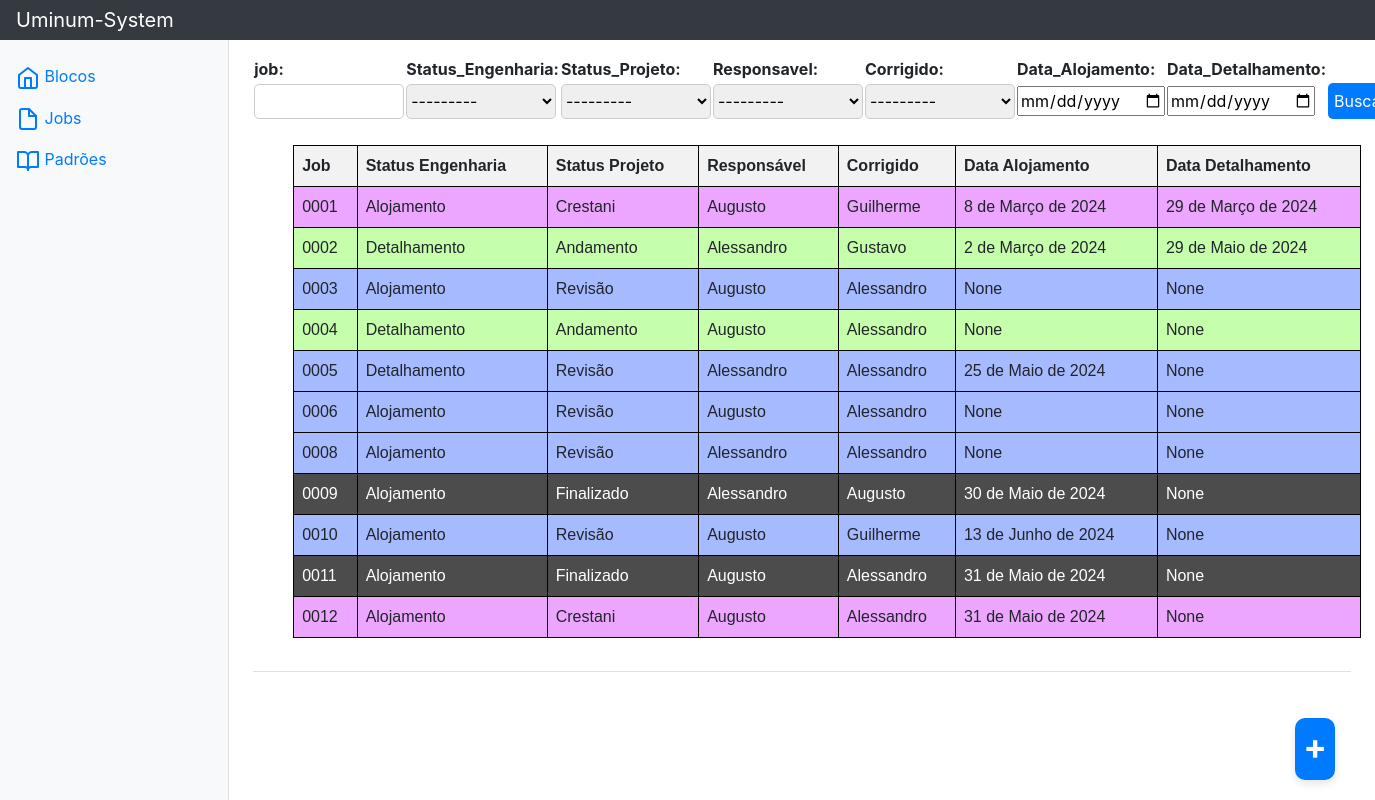
The app's page /jobs/, older data.
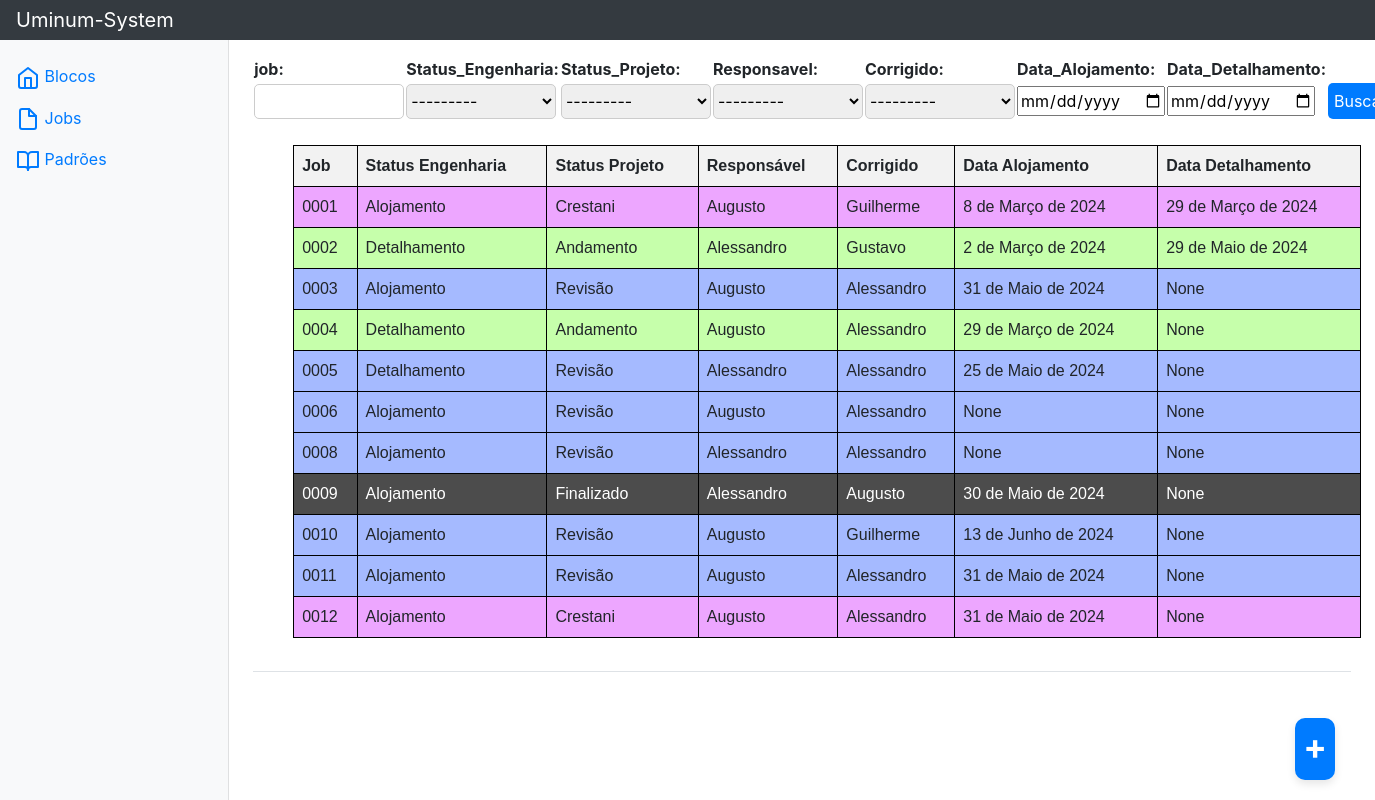
The same page, newer data.
### jobs/models.py (models this page shows, shortened)
class Jobs(models.Model):
    ID = models.AutoField(primary_key=True)
    job = models.CharField(max_length=4, blank=False, null=False)
    ALOJAMENTO = 'Alojamento'
    DETALHAMENTO = 'Detalhamento'
    STATUS_CHOICES_ENG = [
        (ALOJAMENTO, 'Alojamento'),
        (DETALHAMENTO, 'Detalhamento'),
    ]
    Status_Engenharia = models.CharField(max_length=12, choices=STATUS_CHOICES_ENG)
    ANDAMENTO = 'Andamento'
    REVISAO = 'Revisão'
    REVISAO_SUPERIOR = 'Crestani'
    FINALIZADO = 'Finalizado'
    STATUS_CHOICES_PROJ = [
        (ANDAMENTO, 'Andamento'),
        (REVISAO, 'Revisao'),
        (REVISAO_SUPERIOR, 'Revisao_Crestani'),
        (FINALIZADO, 'Finalizado'),
    ]
    Status_Projeto = models.CharField(max_length=10, choices=STATUS_CHOICES_PROJ)
    AUGUSTO = 'Augusto'
    ALESSANDRO = 'Alessandro'
    GUILHERME = 'Guilherme'
    GUSTAVO = 'Gustavo'
    STATUS_CHOICES_RESP = [
        (AUGUSTO, 'Augusto'),
        (ALESSANDRO, 'Alessandro'),
        (GUILHERME, 'Guilherme'),
        (GUSTAVO, 'Gustavo'),
    ]
    Responsavel = models.CharField(max_length=12, blank=False, null=False, choices=STATUS_CHOICES_RESP)
    Corrigido = models.CharField(max_length=12, blank=False, null=False, choices=STATUS_CHOICES_RESP)
    Data_Alojamento = models.DateField(blank=True, null=True)
    Data_Detalhamento = models.DateField(blank=True, null=True)

### jobs/views.py (the view)
# urls.py: path('', listaJobs.as_view(), name='ListaJob'),
class listaJobs(ListView):
    model = Jobs
    template_name = 'lista_jobs.html'
    context_object_name = 'job'
    def get_queryset(self):
        queryset = super().get_queryset().order_by('job')
        self.filterset = JobsFilter(self.request.GET, queryset=queryset)
        return self.filterset.qs
    def get_context_data(self, **kwargs):
        context = super().get_context_data(**kwargs)
        context['filter'] = self.filterset
        return context

### jobs/templates/lista_jobs.html (shortened to what this page needs)
{% extends "base.html" %}
{% block content %}
<body>
  <form method="GET" action="{% url 'ListaJob' %}" class="form-filter">
    <div class="filter">
      <table>
        <thead>
            <tr>
                <th class="name-filter">job:</th>
                <th class="name-filter">Status_Engenharia:</th>
                <th class="name-filter">Status_Projeto:</th>
                <th class="name-filter">Responsavel:</th>
                <th class="name-filter">Corrigido:</th>
                <th class="name-filter">Data_Alojamento:</th>
                <th class="name-filter">Data_Detalhamento:</th>
            </tr>
        </thead>
        <tbody>
            <tr>
                <td>{{filter.form.job}}</td>
                <td>{{filter.form.Status_Engenharia}}</td>
                <td>{{filter.form.Status_Projeto}}</td>
                <td>{{filter.form.Responsavel}}</td>
                <td>{{filter.form.Corrigido}}</td>
                <td><input type="date" name="Data_Alojamento" value="{{filter.form.Data_Alojamento.value}}"></td>
                <td><input type="date" name="Data_Detalhamento" value="{{filter.form.Data_Detalhamento.value}}"></td>
                <td><button type="submit">Buscar</button></td>
            </tr>
        </tbody>
    </table>
    </div>
  </form>
  <div class="container">
    {% if job %}
    <table class="excel-table">
      <thead>
        <tr>
          <th>Job</th>
          <th>Status Engenharia</th>
          <th>Status Projeto</th>
          <th>Responsável</th>
          <th>Corrigido</th>
          <th>Data Alojamento</th>
          <th>Data Detalhamento</th>
        </tr>
      </thead>
      <tbody>
        {% for object in job %}
        <a href="#">
          <tr id="form-excel" class="
              {% if object.Status_Projeto == 'Andamento' %}andamento
              {% elif object.Status_Projeto == 'Revisão' %}revisao
              {% elif object.Status_Projeto == 'Crestani' %}revisao-superior
              {% elif object.Status_Projeto == 'Finalizado' %}finalizado
              {% else %}outro-status{% endif %}"
              onclick="window.location.href='{% url 'DetalheJob' object.pk %}';" style="cursor:pointer;">
          <td>{{ object.job }}</td>
          <td>{{ object.Status_Engenharia }}</td>
          <td>{{ object.Status_Projeto }}</td>
          <td>{{ object.Responsavel }}</td>
          <td>{{ object.Corrigido }}</td>
          <td>{{ object.Data_Alojamento }}</td>
          <td>{{ object.Data_Detalhamento }}</td>
        </tr>
        </a>
        {% endfor %}
      </tbody>
    </table>
    {% endif %}
  </div>
  <a href="{% url 'novoJob' %}" class="static"><b>+</b>
  </a>
</body>
{% endblock %}

Row changes from the older to the newer data that the page shows:
changed Jobs (number 3 of 11 on the later page): Data_Alojamento "None" → "31 de Maio de 2024"
changed Jobs (number 4 of 11 on the later page): Data_Alojamento "None" → "29 de Março de 2024"
changed Jobs (number 10 of 11 on the later page): Status_Projeto "Finalizado" → "Revisão"
